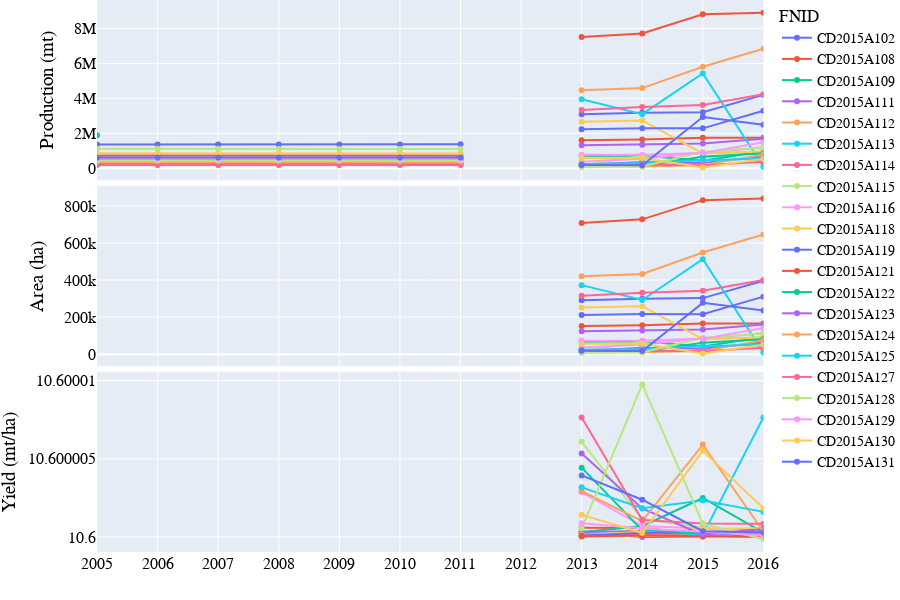
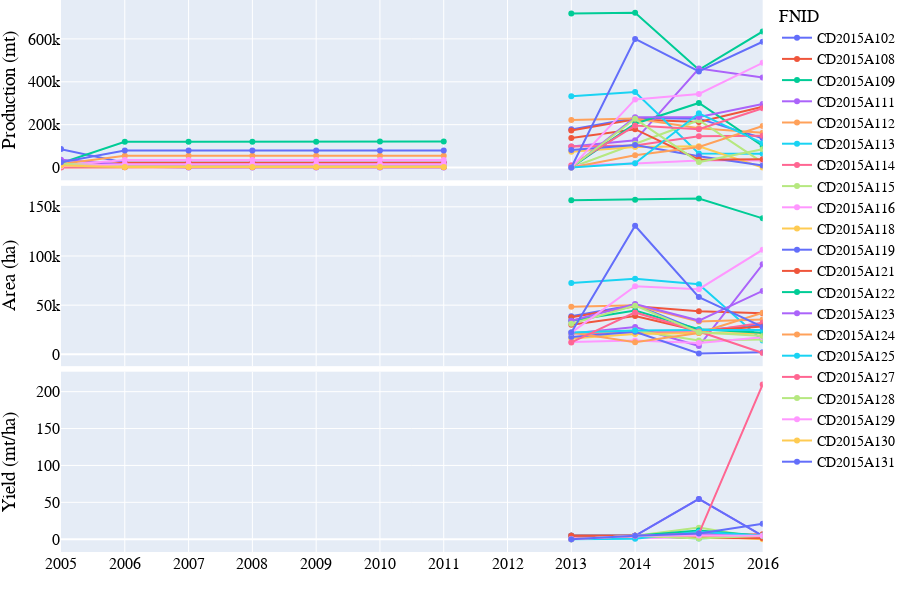
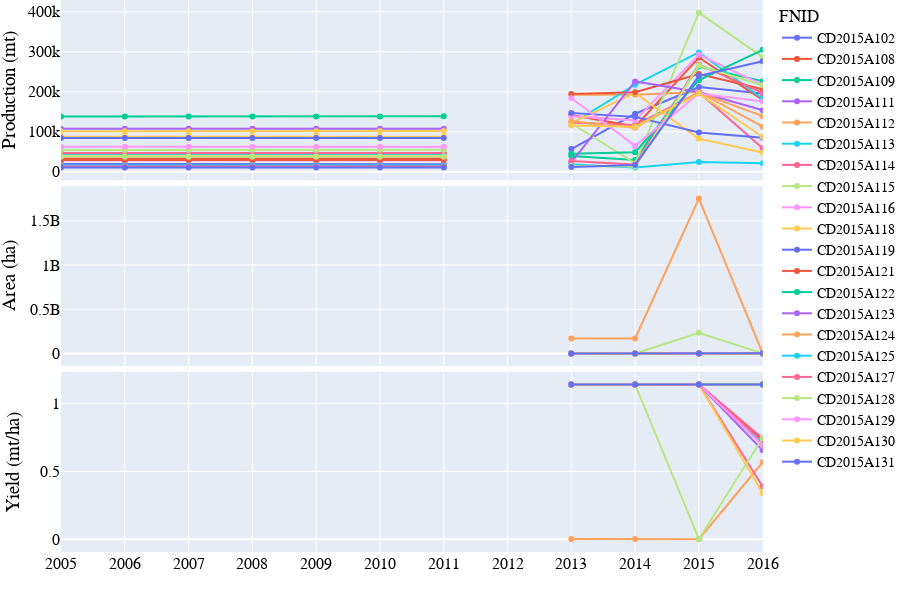
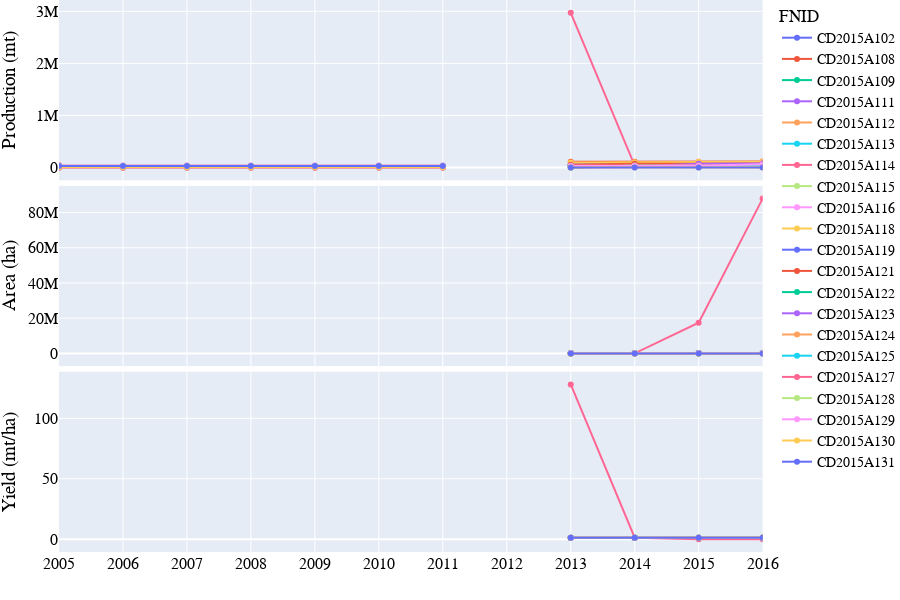

Notebook code cell kept with these figures, in order:
### Code cell
# Lineplot of Production-Area-Yield time-series
country_iso, country_name = 'CD', 'Congo, The Democratic Republic of the'
df = pd.read_csv('../data/crop/adm_crop_production_%s.csv' % country_iso, index_col=0)
df['year'] = df['harvest_year']
year = [df['year'].min(), df['year'].max()]
product_season = [
    ['Cassava','Main'],
    ['Banana','Main'],
    ['Maize','Main'],
    ['Rice','Main'],
]
for product_name, season_name in product_season:
    footnote = 'Production-Area-Yield time-series of %s - %s - %s' % (country_iso, product_name, season_name)
    fn_save = '../figures/%s_line_pay_%s_%s.png' % (country_iso, product_name, season_name)
    sub = df[(df['product'] == product_name) & (df['season_name'] == season_name)]
    fig = PlotLinePAY(sub, year, footnote, fn_save)
    fig.show()
